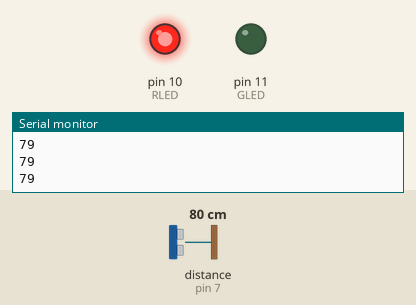
The sketch below on a simulated Arduino Uno, built with avr-gcc and run on an emulated ATmega328P. On the bench: output pins drawn as LEDs (lit = HIGH), the last lines printed to the serial monitor. Wiring (inferred from the names in the program): ultrasonic range finder: trigger pin 8; echo pin 7. The inputs (shaded band) are chosen by the test bench; at power-on: distance to the obstacle (sensor on pin 7) 80 cm. The echo pulse lasts 58.3 µs per cm; pins used as bus, display or sensor lines are not drawn.

Above: at 1.2 s.
1.3 s: distance to the obstacle (sensor on pin 7) set to 96 cm
At 2.5 s:
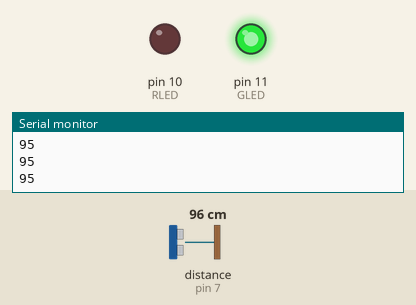
2.8 s: distance to the obstacle (sensor on pin 7) set to 2 cm
At 3.5 s:
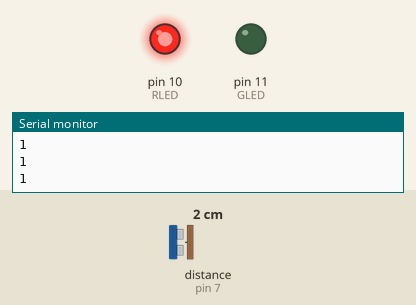
4.3 s: distance to the obstacle (sensor on pin 7) set to 120 cm
At 5.5 s:
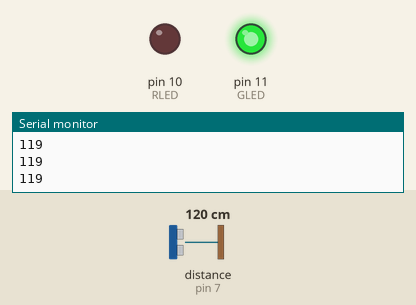
Timing chart, 0 to 7.3 s (numbered marks = the images above; inputs shaded):
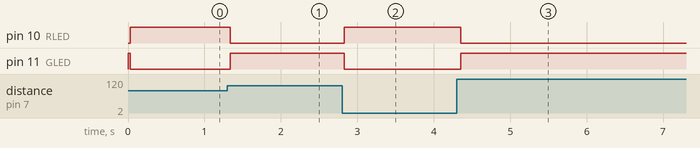

The sketch:

ultrasonicsound.ino
```cpp
#define echo 7
#define trig 8
#define RLED 10
#define GLED 11


long duration;
long distance;


void setup() {
  // put your setup code here, to run once:
  Serial.begin(9600);
  pinMode(echo, INPUT);
  pinMode(trig, OUTPUT);
  pinMode(RLED, OUTPUT);
  pinMode(GLED, OUTPUT);
  digitalWrite(GLED, HIGH);
}


void loop() {
  // put your main code here, to run repeatedly:
  digitalWrite(trig, LOW);
  delayMicroseconds(2);

  digitalWrite(trig, HIGH);
  delayMicroseconds(10);

  digitalWrite(trig, LOW);

  duration = pulseIn(echo, HIGH);

  distance = duration/58.2; //conversion to cm

  Serial.println(distance);
  delay(25);

  if(distance < 90){
  digitalWrite(GLED, LOW);
  digitalWrite(RLED, HIGH);
  }
  else{
  digitalWrite(RLED, LOW);
  digitalWrite(GLED, HIGH);
  }

}
```

Measured:
- the behaviour switches between 90 and 91 cm on distance to the obstacle (sensor on pin 7) (found by bisection; images 0 and 1)
- after the input at 1.3 s, pin 10 (RLED): HIGH → LOW at once; pin 11 (GLED): LOW → HIGH at once
- after the input at 2.8 s, pin 10 (RLED): LOW → HIGH at once; pin 11 (GLED): HIGH → LOW at once
- after the input at 4.3 s, pin 10 (RLED): HIGH → LOW after 0.06 s; pin 11 (GLED): LOW → HIGH after 0.06 s
